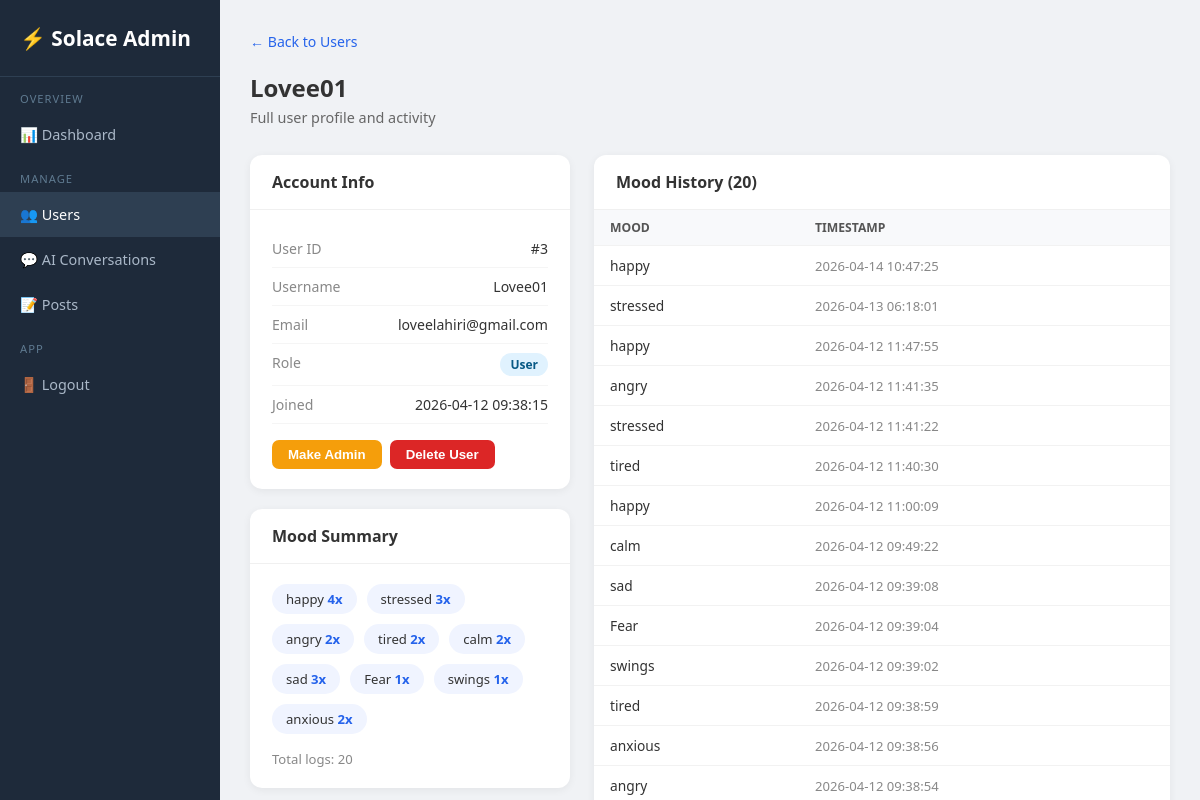
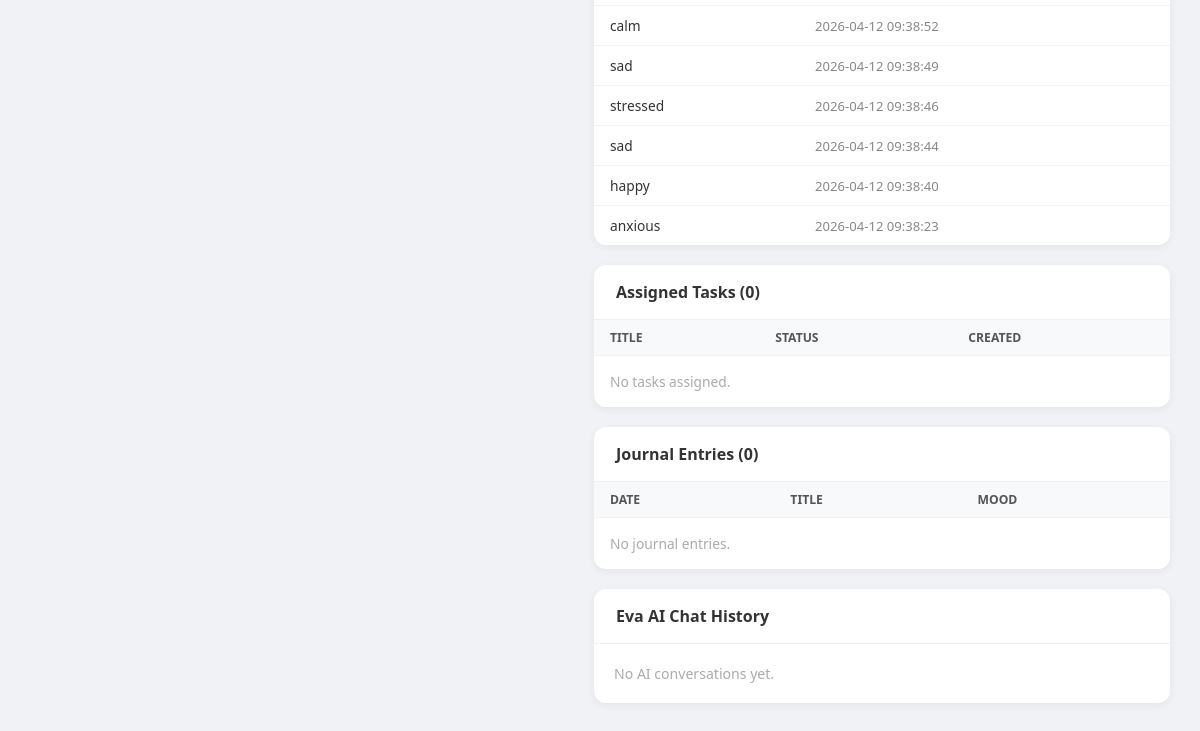
/admin/users/3 (signed in), run on an earlier commit of the app's database (2 pictures, top to bottom).
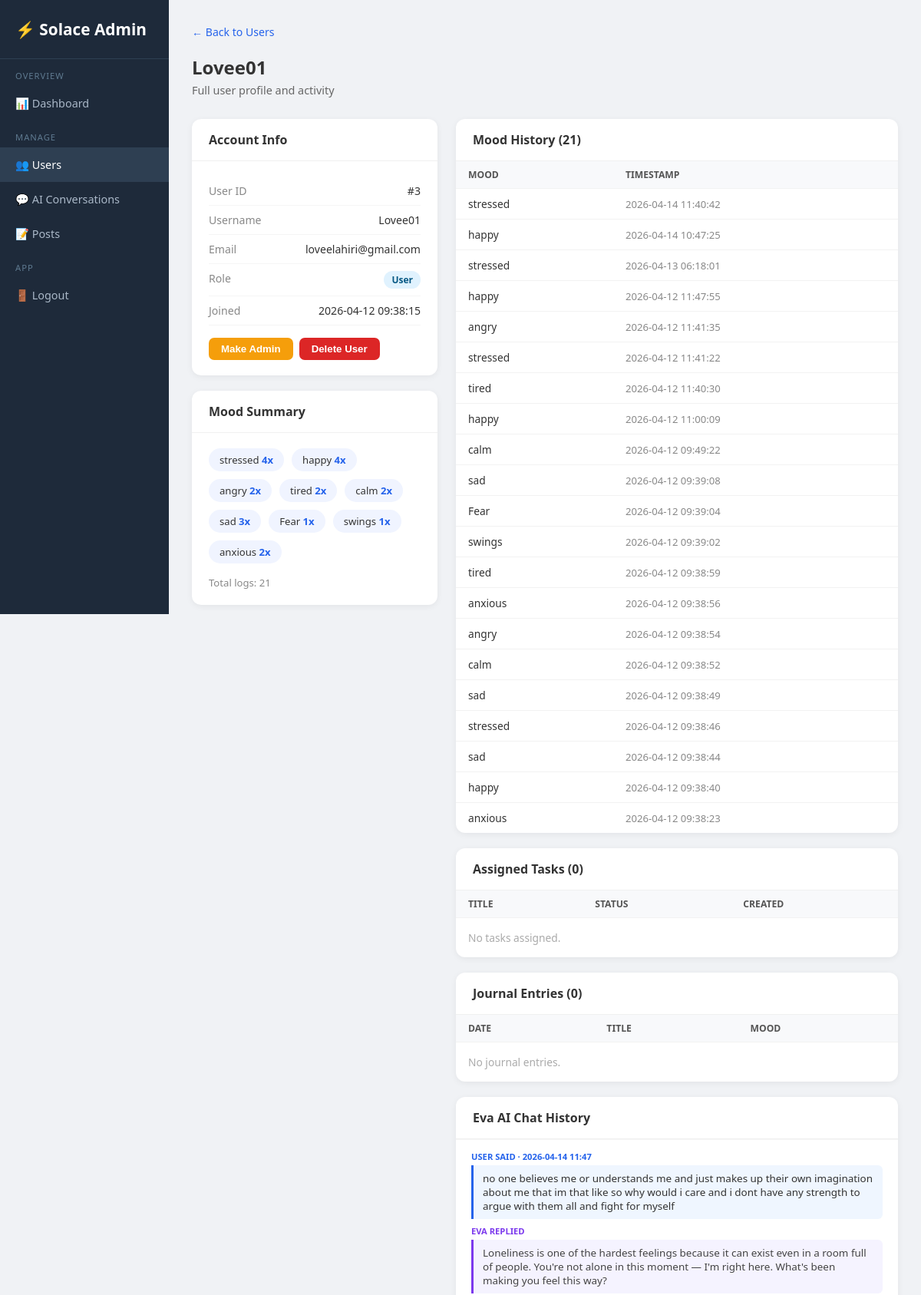
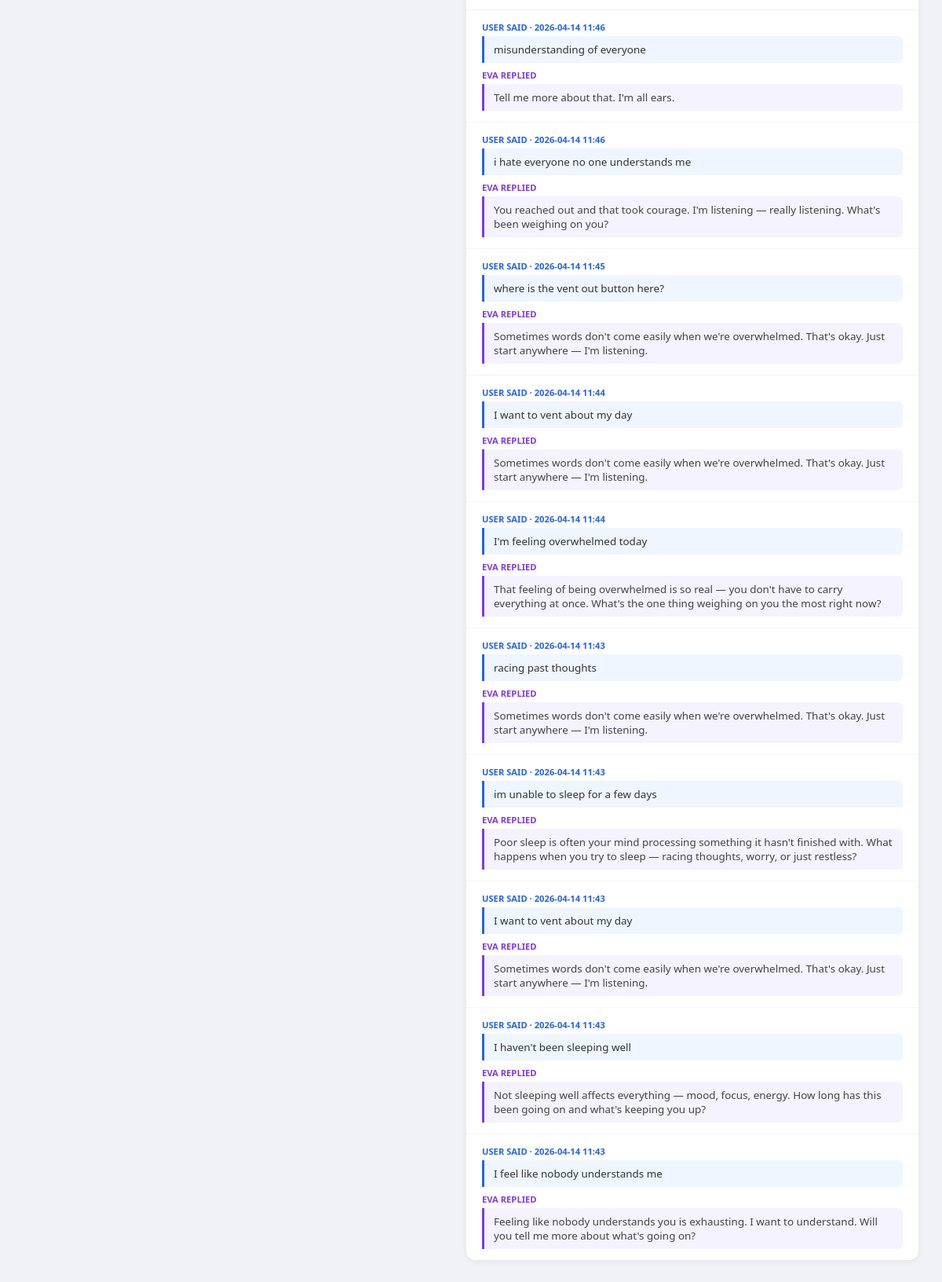
And on a later commit of the database (2 pictures, top to bottom).
### tables this page shows
CREATE TABLE mood_logs (
                id        INTEGER PRIMARY KEY AUTOINCREMENT,
                user_id   INTEGER NOT NULL REFERENCES users(id),
                mood      TEXT NOT NULL,
                timestamp DATETIME DEFAULT CURRENT_TIMESTAMP
            );

CREATE TABLE chat_history (
                id           INTEGER PRIMARY KEY AUTOINCREMENT,
                session_id   TEXT,
                user_id      INTEGER REFERENCES users(id),
                user_message TEXT,
                ai_response  TEXT,
                timestamp    DATETIME DEFAULT CURRENT_TIMESTAMP
            );

### app.py (the view)
@app.route("/admin/users/<int:uid>")
@admin_required
def admin_user_detail(uid: int) -> Any:
    with get_db() as conn:
        user = conn.execute("SELECT * FROM users WHERE id=?", (uid,)).fetchone()
        if not user:
            flash("User not found.")
            return redirect(url_for("admin_users"))
        moods    = conn.execute("SELECT mood, timestamp FROM mood_logs WHERE user_id=? ORDER BY timestamp DESC", (uid,)).fetchall()
        journals = conn.execute("SELECT date, title, mood FROM journals WHERE user_id=? ORDER BY date DESC", (uid,)).fetchall()
        tasks    = conn.execute("SELECT title, status, task_date FROM tasks WHERE user_id=? ORDER BY created_at DESC", (uid,)).fetchall()
        ai_chats = conn.execute("SELECT user_message, ai_response, timestamp FROM chat_history WHERE user_id=? ORDER BY timestamp DESC LIMIT 20", (uid,)).fetchall()
    mood_counts: dict[str, int] = {}
    for r in moods:
        mood_counts[r["mood"]] = mood_counts.get(r["mood"], 0) + 1
    return render_template("admin/user_detail.html",
                           user=user, moods=moods, mood_counts=mood_counts,
                           journals=journals, tasks=tasks, ai_chats=ai_chats)

### app.py (called while the page is built)
def get_db() -> sqlite3.Connection:
    db_path = os.path.join(os.path.dirname(os.path.abspath(__file__)), "database.db")
    conn = sqlite3.connect(db_path)
    conn.row_factory = sqlite3.Row
    return conn

def admin_required(f: Any) -> Any:
    @wraps(f)
    def dec(*args: Any, **kwargs: Any) -> Any:
        if "user_id" not in session or not session.get("is_admin"):
            flash("Admin access required.")
            return redirect(url_for("login_page"))
        return f(*args, **kwargs)
    return dec

### templates/admin/user_detail.html (shortened to what the changed rows need)
<!DOCTYPE html>
<html lang="en">
<head>
</head>
<body>
<div class="main">
  <div class="grid">
    <div>
      <div class="card">
        <div class="card-body">
          {% if mood_counts %}
            <div class="mood-bar">
              {% for mood, count in mood_counts.items() %}
              <div class="mood-chip">{{ mood }} <span>{{ count }}x</span></div>
              {% endfor %}
            </div>
            <div style="font-size:0.82rem;color:#888">Total logs: {{ moods|length }}</div>
          {% else %}
            <div style="color:#aaa;font-size:0.88rem">No mood data yet.</div>
          {% endif %}
        </div>
      </div>
    </div>
    <div>
      <div class="card" style="margin-bottom:20px">
        <div class="card-header">Mood History ({{ moods|length }})</div>
        <table>
          <thead><tr><th>Mood</th><th>Timestamp</th></tr></thead>
          <tbody>
            {% for m in moods %}
            <tr>
              <td>{{ m.mood }}</td>
              <td style="color:#888;font-size:0.82rem">{{ m.timestamp }}</td>
            </tr>
            {% else %}
            <tr><td colspan="2" style="color:#aaa;padding:16px">No mood logs.</td></tr>
            {% endfor %}
          </tbody>
        </table>
      </div>
      <div class="card">
        <table>
          <thead><tr><th>Title</th><th>Status</th><th>Created</th></tr></thead>
        </table>
      </div>
      <div class="card" style="margin-bottom:20px;margin-top:20px">
        <table>
          <thead><tr><th>Date</th><th>Title</th><th>Mood</th></tr></thead>
        </table>
      </div>
      <div class="card">
        <div class="card-header">Eva AI Chat History</div>
        {% if ai_chats %}
          {% for c in ai_chats %}
          <div style="padding:14px 20px;border-top:1px solid #f5f5f5">
            <div style="font-size:0.7rem;font-weight:700;color:#2563eb;text-transform:uppercase;margin-bottom:4px">User said · {{ (c.timestamp or '')[:16] }}</div>
            <div style="background:#EFF6FF;border-left:3px solid #2563eb;padding:8px 12px;border-radius:0 6px 6px 0;font-size:0.84rem;margin-bottom:8px">{{ c.user_message }}</div>
            <div style="font-size:0.7rem;font-weight:700;color:#7c3aed;text-transform:uppercase;margin-bottom:4px">Eva replied</div>
            <div style="background:#F5F3FF;border-left:3px solid #7c3aed;padding:8px 12px;border-radius:0 6px 6px 0;font-size:0.84rem;color:#444">{{ c.ai_response }}</div>
          </div>
          {% endfor %}
        {% else %}
          <div style="padding:20px;color:#aaa;font-size:0.88rem">No AI conversations yet.</div>
        {% endif %}
      </div>
    </div>
  </div>
</div>
</body>
</html>

What changed in the data, as far as the page shows it:
no longer on one of the page's lists (row unchanged): mood_logs: mood "stressed", user "3"
added mood_logs: mood "stressed", count "4", timestamp "2026-04-14 11:40:42"
added chat_history: timestamp "2026-04-14 11:47", user_message "no one believes me or understands me and just makes up their own imagination about me that im that like so why would i care and i dont have any strength to argue with them all and fight for myself", ai_response "Loneliness is one of the hardest feelings because it can exist even in a room full of people. You're not alone in this moment — I'm right here. What's been making you feel this way?"
added chat_history: timestamp "2026-04-14 11:46", user_message "misunderstanding of everyone", ai_response "Tell me more about that. I'm all ears."
added chat_history: timestamp "2026-04-14 11:46", user_message "i hate everyone no one understands me", ai_response "You reached out and that took courage. I'm listening — really listening. What's been weighing on you?"
added chat_history: timestamp "2026-04-14 11:45", user_message "where is the vent out button here?", ai_response "Sometimes words don't come easily when we're overwhelmed. That's okay. Just start anywhere — I'm listening."
added chat_history: timestamp "2026-04-14 11:44", user_message "I want to vent about my day", ai_response "Sometimes words don't come easily when we're overwhelmed. That's okay. Just start anywhere — I'm listening."
added chat_history: timestamp "2026-04-14 11:44", user_message "I'm feeling overwhelmed today", ai_response "That feeling of being overwhelmed is so real — you don't have to carry everything at once. What's the one thing weighing on you the most right now?"
added chat_history: timestamp "2026-04-14 11:43", user_message "racing past thoughts", ai_response "Sometimes words don't come easily when we're overwhelmed. That's okay. Just start anywhere — I'm listening."
added chat_history: timestamp "2026-04-14 11:43", user_message "im unable to sleep for a few days", ai_response "Poor sleep is often your mind processing something it hasn't finished with. What happens when you try to sleep — racing thoughts, worry, or just restless?"
added chat_history: timestamp "2026-04-14 11:43", user_message "I want to vent about my day", ai_response "Sometimes words don't come easily when we're overwhelmed. That's okay. Just start anywhere — I'm listening."
added chat_history: timestamp "2026-04-14 11:43", user_message "I haven't been sleeping well", ai_response "Not sleeping well affects everything — mood, focus, energy. How long has this been going on and what's keeping you up?"
added chat_history: timestamp "2026-04-14 11:43", user_message "I feel like nobody understands me", ai_response "Feeling like nobody understands you is exhausting. I want to understand. Will you tell me more about what's going on?"
Also different on the page:
{{ moods|length }}: "20" → "21"
text no longer shown: "No AI conversations yet."
